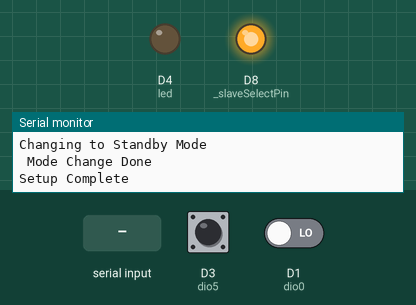
Simulated run of this sketch. Board: ESP8266 (Wemos D1 mini). Shown: output pins drawn as LEDs (lit = HIGH), the last lines printed to the serial monitor. The test bench sets the inputs (shaded band); at power-on: D1 (dio0) LOW, D3 (dio5) HIGH.

Above: at 4.2 s.
4.3 s: "1" received over Serial
5.8 s: D1 (dio0) driven HIGH
At 6.9 s:
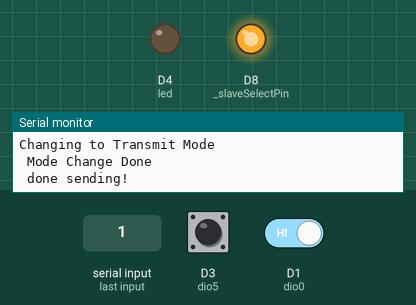
7.4 s: "0" received over Serial
At 8.0 s:
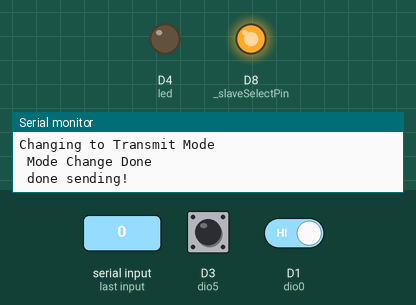
Timing chart, 0 to 10.4 s (numbered marks = the images above; inputs shaded):
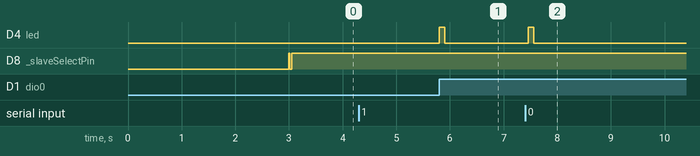

The sketch:

sender.ino
```cpp
////=======================================
//// SEND MESSAGE VERSION 1 (Set to 10 characters max)
// Send via LoRa ONN and OFF every 10 seconds
//#include "rfm92w.h"
//
//char msg[11];
//char OFF[] = "OFF"; // 3 chars is less than 10, anything above is cut
//char ONN[] = "ONN"; // 3 chars is less than 10, anything above is cut
//
//void setup() {
//  beginLoraTX();      //It also starts SPI and Serial(9600)
//}
//
//void loop() {
//  char tmp[] = {0,0,0,0,0,0,0,0,0,0};// max length 10
//
//  //Send OFF
//  for(byte i = 0;i<3;i++){
//    tmp[i] = OFF[i];
//  }
//  sendData(tmp);
//  delay(10000);
//
//  //Send ONN
//  for(byte i = 0;i<3;i++){
//    tmp[i] = ONN[i];
//  }
//  sendData(tmp);
//  delay(10000);
//}


//=======================================
// SEND MESSAGE VERSION 2 (Set to 10 characters max)
// Send via LoRa info received from Serial; either ONN or OFF
#include "rfm92w.h"

char msg[11];         // Predefined message to send via LoRa
char OFF[] = "OFF";   // 3 chars is less than 10, anything above is cut
char ONN[] = "ONN";
String content = "";  // Placeholder for info received from Serial
char character;       // where content is a concatenation of characters

void setup() {
  beginLoraTX();      //It also starts SPI and Serial(9600)
}

void loop() {
  // Read char into string:
  while (Serial.available()>0) {
    character = Serial.read();
    content += character;
  }
  // Once fully read, send via LoRa
  if (content != "") {
    if(content == "1"){
      char tmp[] = {0,0,0,0,0,0,0,0,0,0};// max length 10
      for(byte i = 0;i<3;i++){
        tmp[i] = ONN[i];
      }
      sendData(tmp);
      delay(100);
    }
    else if (content == "0"){
      char tmp[] = {0,0,0,0,0,0,0,0,0,0};// max length 10
      for(byte i = 0;i<3;i++){
        tmp[i] = OFF[i];
      }
      sendData(tmp);
      delay(100);
    }
    //Reset content
    content = "";
  }
}
```

rfm92w.h
```cpp
/* RFM92W
 * Author: Anthonywebb
 * Adapted by Bryan Laygond
 *
 *  ===========PIN Connections========
 * RMF92W (SX1272) // ESP8266 D1 mini Wemos
    GND         ->   GND
    Vcc         ->   3.3V
    MISO        ->   D6
    MOSI        ->   D7
    SLCK        ->   D5
    Nss         ->   D8
    DIO0        ->   D1
    DIO5        ->   D3
 *  Also D4 is used to control onboard led
 *  when sending data via LoRa.
 *
 *  AVAILABLE PINS LEFT:
    - D0    limited pin also high on boot
    - D4    just when antenna is set as receiver also high on boot
    - D2    perfectly fine
 */

#include <SPI.h>

int led = D4;
int _slaveSelectPin = D8;
int dio0 = D1;
int dio5 = D3;
byte currentMode = 0x81;

#define REG_FIFO                    0x00
#define REG_FIFO_ADDR_PTR           0x0D
#define REG_FIFO_TX_BASE_AD         0x0E
#define REG_FIFO_RX_BASE_AD         0x0F
#define REG_RX_NB_BYTES             0x13
#define REG_OPMODE                  0x01
#define REG_FIFO_RX_CURRENT_ADDR    0x10
#define REG_IRQ_FLAGS               0x12
#define REG_DIO_MAPPING_1           0x40
#define REG_DIO_MAPPING_2           0x41
#define REG_MODEM_CONFIG            0x1D
#define REG_PAYLOAD_LENGTH          0x22
#define REG_IRQ_FLAGS_MASK          0x11
#define REG_HOP_PERIOD              0x24

// MODES
#define RF92_MODE_RX_CONTINUOS      0x85
#define RF92_MODE_TX                0x83
#define RF92_MODE_SLEEP             0x80
#define RF92_MODE_STANDBY           0x81

#define PAYLOAD_LENGTH              0x0A
#define IMPLICIT_MODE               0x0C

// POWER AMPLIFIER CONFIG
#define REG_PA_CONFIG               0x09
#define PA_MAX_BOOST                0x8F
#define PA_LOW_BOOST                0x81
#define PA_MED_BOOST                0x8A
#define PA_OFF_BOOST                0x00

// LOW NOISE AMPLIFIER
#define REG_LNA                     0x0C
#define LNA_MAX_GAIN                0x23  // 0010 0011
#define LNA_OFF_GAIN                0x00

//Forward Declarations
void receiveMessage(char *message);
void sendData(char buffer[]);
byte readRegister(byte addr);
void writeRegister(byte addr, byte value);
void select();
void unselect();
void readAllRegs();
void setMode(byte newMode);
void setLoRaMode();
void beginLoraTX();
void beginLoraRX();

/////////////////////////////////////
//    Method:   Lora RX Setup
//              (Class C: Continously Receive)
//////////////////////////////////////
void beginLoraRX()
{
  // Initialize LoRa pins
  pinMode( _slaveSelectPin, OUTPUT);
  pinMode(dio0, INPUT);
  pinMode(dio5, INPUT);
  Serial.begin(9600);
  SPI.begin();
  delay(3000);  // Wait for me to open serial monitor
  // LoRa mode
  setLoRaMode();
  // Turn on implicit header mode and set payload length
  writeRegister(REG_MODEM_CONFIG,IMPLICIT_MODE);
  writeRegister(REG_PAYLOAD_LENGTH,PAYLOAD_LENGTH);
  writeRegister(REG_HOP_PERIOD,0xFF);
  writeRegister(REG_FIFO_ADDR_PTR, readRegister(REG_FIFO_RX_BASE_AD));
  // Setup Receive Continous Mode
  setMode(RF92_MODE_RX_CONTINUOS);
  Serial.println("Setup Complete");
}

/////////////////////////////////////
//    Method:   Lora TX Setup
//////////////////////////////////////
void beginLoraTX()
{
  // Initialize LoRa pins
  pinMode( _slaveSelectPin, OUTPUT);
  pinMode(led, OUTPUT);
  pinMode(dio0, INPUT);
  pinMode(dio5, INPUT);
  Serial.begin(9600);
  SPI.begin();
  delay(3000); // Wait for me to open serial monitor
  // LoRa mode
  setLoRaMode();
  // Turn on implicit header mode and set payload length
  writeRegister(REG_MODEM_CONFIG,IMPLICIT_MODE);
  writeRegister(REG_PAYLOAD_LENGTH,PAYLOAD_LENGTH);
  // Change the DIO mapping to 01 so we can listen for TxDone on the interrupt
  writeRegister(REG_DIO_MAPPING_1,0x40);
  writeRegister(REG_DIO_MAPPING_2,0x00);
  // Go to standby mode
  setMode(RF92_MODE_STANDBY);
  Serial.println("Setup Complete");
}

/////////////////////////////////////
//    Method:   Receive FROM BUFFER
//////////////////////////////////////
void receiveMessage(char *message)
{
  // clear the rxDone flag
  writeRegister(REG_IRQ_FLAGS, 0x40);

  int x = readRegister(REG_IRQ_FLAGS); // if any of these are set then the inbound message failed
  //Serial.println(x);

  // check for payload crc issues (0x20 is the bit we are looking for
  if((x & 0x20) == 0x20)
  {
    Serial.println("Oops there was a crc problem!!");
    Serial.println(x);
    // reset the crc flags
    writeRegister(REG_IRQ_FLAGS, 0x20);
  }
  else{
    byte currentAddr = readRegister(REG_FIFO_RX_CURRENT_ADDR);
    byte receivedCount = readRegister(REG_RX_NB_BYTES);
    Serial.print("Packet! RX Current Addr:");
    Serial.println(currentAddr);
    //Serial.print("Number of bytes received:");
    //Serial.println(receivedCount);

    writeRegister(REG_FIFO_ADDR_PTR, currentAddr);
    // now loop over the fifo getting the data
    for(int i = 0; i < receivedCount; i++)
    {
      message[i] = (char)readRegister(REG_FIFO);
    }
  }
}

/////////////////////////////////////
//    Method:   Send TO BUFFER
//////////////////////////////////////
void sendData(char buffer[])
{
  Serial.print("Sending: ");
  Serial.println(buffer);

  setMode(RF92_MODE_STANDBY);

  writeRegister(REG_FIFO_TX_BASE_AD, 0x00);  // Update the address ptr to the current tx base address
  writeRegister(REG_FIFO_ADDR_PTR, 0x00);

  select();
  // tell SPI which address you want to write to
  SPI.transfer(REG_FIFO | 0x80);
  // loop over the payload and put it on the buffer
  for (int i = 0; i < 10; i++){
    //Serial.println(buffer[i]);
    SPI.transfer(buffer[i]);
  }
  unselect();

  // go into transmit mode
  setMode(RF92_MODE_TX);

  // once TxDone has flipped, everything has been sent
  while(digitalRead(dio0) == 0){
    //Serial.print("y");
  }

  Serial.println(" done sending!\n");

  // clear the flags 0x08 is the TxDone flag
  writeRegister(REG_IRQ_FLAGS, 0x08);

  // blink the LED
  digitalWrite(led, HIGH);
  delay(100);
  digitalWrite(led, LOW);
}

/////////////////////////////////////
//    Method:   Read Register
//////////////////////////////////////

byte readRegister(byte addr)
{
  select();
  SPI.transfer(addr & 0x7F);
  byte regval = SPI.transfer(0);
  unselect();
  return regval;
}

/////////////////////////////////////
//    Method:   Write Register
//////////////////////////////////////

void writeRegister(byte addr, byte value)
{
  select();
  SPI.transfer(addr | 0x80); // OR address with 10000000 to indicate write enable;
  SPI.transfer(value);
  unselect();
}

/////////////////////////////////////
//    Method:   Select Transceiver
//////////////////////////////////////
void select()
{
  digitalWrite(_slaveSelectPin, LOW);
}

/////////////////////////////////////
//    Method:   UNSelect Transceiver
//////////////////////////////////////
void unselect()
{
  digitalWrite(_slaveSelectPin, HIGH);
}

/////////////////////////////////////
//    Method:   Read ALL Registers
//////////////////////////////////////
void readAllRegs( )
{
  byte regVal;

  for (byte regAddr = 1; regAddr <= 0x46; regAddr++)
  {
    select();
    SPI.transfer(regAddr & 0x7f);        // send address + r/w bit
    regVal = SPI.transfer(0);
    unselect();

    Serial.print(regAddr, HEX);
    Serial.print(" - ");
    Serial.print(regVal,HEX);
    Serial.print(" - ");
    Serial.println(regVal,BIN);
  }
}

/////////////////////////////////////
//    Method:   Change the mode
//////////////////////////////////////
void setMode(byte newMode)
{
  if(newMode == currentMode)
    return;

  switch (newMode)
  {
    case RF92_MODE_RX_CONTINUOS:
      Serial.println("Changing to Receive Continous Mode");
      writeRegister(REG_PA_CONFIG, PA_OFF_BOOST);  // TURN PA OFF FOR RECIEVE??
      writeRegister(REG_LNA, LNA_MAX_GAIN);  // MAX GAIN FOR RECIEVE
      writeRegister(REG_OPMODE, newMode);
      currentMode = newMode;
      break;
    case RF92_MODE_TX:
      Serial.println("Changing to Transmit Mode");
      writeRegister(REG_LNA, LNA_OFF_GAIN);  // TURN LNA OFF FOR TRANSMITT
      writeRegister(REG_PA_CONFIG, PA_MAX_BOOST);    // TURN PA TO MAX POWER
      writeRegister(REG_OPMODE, newMode);
      currentMode = newMode;
      break;
    case RF92_MODE_SLEEP:
      Serial.println("Changing to Sleep Mode");
      writeRegister(REG_OPMODE, newMode);
      currentMode = newMode;
      break;
    case RF92_MODE_STANDBY:
      Serial.println("Changing to Standby Mode");
      writeRegister(REG_OPMODE, newMode);
      currentMode = newMode;
      break;
    default: return;
  }

  if(newMode != RF92_MODE_SLEEP){
    while(digitalRead(dio5) == 0)
    {
      Serial.print("z");
    }
  }

  Serial.println(" Mode Change Done");
  return;
}

/////////////////////////////////////
//    Method:   Enable LoRa mode
//////////////////////////////////////
void setLoRaMode()
{
  Serial.println("Setting LoRa Mode");
  setMode(RF92_MODE_SLEEP);
  writeRegister(REG_OPMODE,0x80);

  Serial.println("LoRa Mode Set");
  return;
}
```

Measured:
- after the input at 5.8 s, D4 (led): LOW → HIGH at once, → LOW 0.10 s later
- after the input at 7.4 s, D4 (led): LOW → HIGH after 0.06 s, → LOW 0.10 s later
